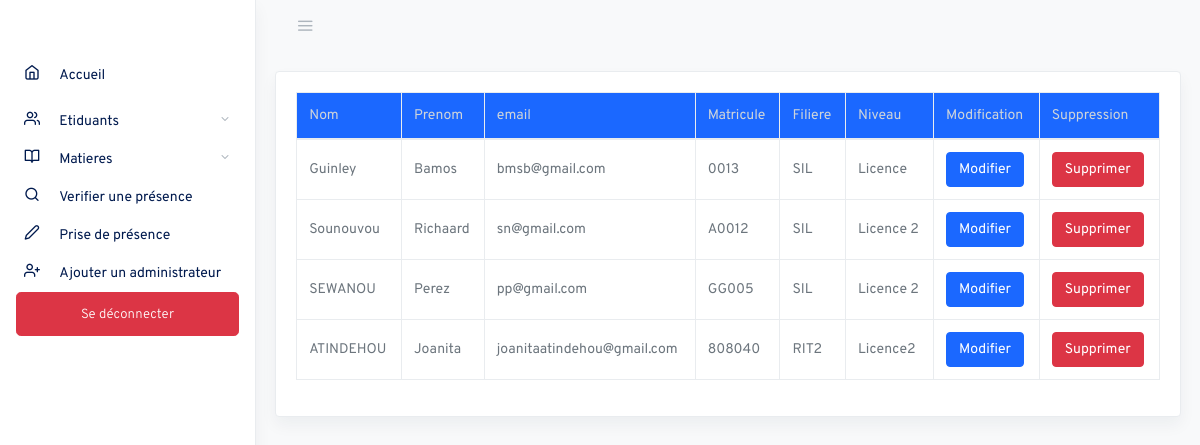
The app's page /admin/list_etd.php with its own data.
### tables this page shows
CREATE TABLE `etudiants` (
  `id` int(11) NOT NULL,
  `nom` varchar(255) NOT NULL,
  `prenom` varchar(255) NOT NULL,
  `adresse_e_mail` varchar(255) NOT NULL,
  `matricule` varchar(255) NOT NULL,
  `filiere` varchar(255) NOT NULL,
  `niveau` varchar(255) NOT NULL
);

### admin/list_etd.php (the view, shortened to what this page needs)
<?php
$bdd = new PDO('mysql:host=localhost;dbname=gestion_presences', 'root', '');
$req = $bdd->query('SELECT * FROM etudiants');
$etudiants = $req->fetchAll();
?>
<!DOCTYPE html>
<html lang="fr">
<head>
  <link rel="stylesheet" href="css/simplebar.css">
    <link rel="stylesheet" href="css/feather.css">
    <link rel="stylesheet" href="css/daterangepicker.css">
    <link rel="stylesheet" href="css/app-light.css" id="lightTheme">
</head>
<body class="vertical  light  ">
  <div class="wrapper">
    <?php
    include_once('asside.php')
    ?>
    <main role="main" class="main-content">
      <div class="container-fluid ">
        <div class="row">
          <div class="col-md-12 card shadow card-body">
            <table class="table table-bordered">
              <thead class="bg-primary">
                <tr role="row">
                  <th>Nom</th>
                  <th>Prenom</th>
                  <th>email</th>
                  <th>Matricule</th>
                  <th>Filiere</th>
                  <th>Niveau</th>
                  <th>Modification</th>
                  <th>Suppression</th>
                </tr>
              </thead>
              <tbody>
                <?php foreach ($etudiants as $etudiant) { ?>
                  <tr>
                    <td><?= $etudiant['nom'] ?></td>
                    <td><?= $etudiant['prenom'] ?></td>
                    <td><?= $etudiant['adresse_e_mail'] ?></td>
                    <td><?= $etudiant['matricule'] ?></td>
                    <td><?= $etudiant['filiere'] ?></td>
                    <td><?= $etudiant['niveau'] ?></td>
                    <td>
                      <form action=" " method="get">
                        <button type="submit" name="submodif" class="btn btn-primary">Modifier</button>
                      </form>
                    </td>
                    <td>
                      <a href="?action=sup&id=<?= $etudiant["id"] ?>" class="btn btn-danger">Supprimer</a>
                    </td>
                  </tr>
                <?php  } ?>
              </tbody>
            </table>
                </div>
          </div>
        </div>
      </div>
</body>
</html>

### records on screen
etudiants: nom "Guinley", prenom "Bamos", adresse_e_mail "bmsb@gmail.com", matricule "0013", filiere "SIL", niveau "Licence"
etudiants: nom "Sounouvou", prenom "Richaard", adresse_e_mail "sn@gmail.com", matricule "A0012", filiere "SIL", niveau "Licence 2"
etudiants: nom "SEWANOU", prenom "Perez", adresse_e_mail "pp@gmail.com", matricule "GG005", filiere "SIL", niveau "Licence 2"
etudiants: nom "ATINDEHOU", prenom "Joanita", adresse_e_mail "joanitaatindehou@gmail.com", matricule "808040", filiere "RIT2", niveau "Licence2"
